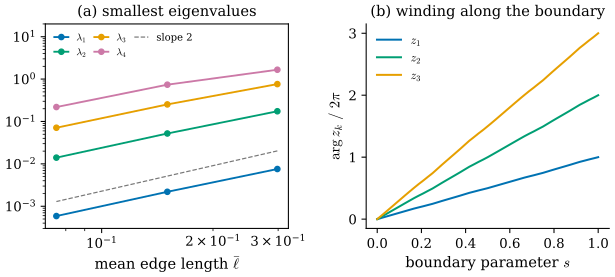

Python code for this plot:
"""Figure 43.5.2: the smallest eigenvalues of E_C z = lambda M z on the hemisphere and their eigenvectors
(Example 43.5.11, Exercise 43.5.4).

Meshes ch43.hemisphere(level), level = 2, 3, 4 (89, 337, 1313 vertices). ch43.pencil_eigs gives the eigenpairs of the
pencil on the M-orthogonal complement of the constants (dense, through K = EC + m m^T).
(a) lambda_1..lambda_4 against the mean edge length (log-log); the grey dashed line has slope 2.
(b) level 3: the unwrapped argument of z_k (k = 1, 2, 3, minus its M-mean) along the boundary loop, against the
    parameter s = (index along the loop) / (number of boundary vertices); slopes 1, 2, 3 mean that z_k(boundary)
    winds k times around the origin, as conj(sigma)^k does.
Self-check: winding numbers 1, 2, 3 at every level; lambda_1..3 decrease by a factor in (2.9, 4.5) per level
(lambda_4 by more than 2: at level 2 it is not yet resolved);
relative distance of z_k to the best fit of conj(sigma)^k + c at level 4 below 0.04.

Run from the project root:
``PYTHONPATH=tools python3 chapters/43-conformal-geometry/figures/fig-43-5-2-modes.py``
"""

import pathlib
import sys

import dgfig  # noqa: E402
import dgmesh as dm

sys.path.insert(0, str(pathlib.Path(__file__).resolve().parents[1] / "lib"))
import ch43  # noqa: E402

dgfig.setup()

import matplotlib.pyplot as plt  # noqa: E402
import numpy as np  # noqa: E402

col = dgfig.COLORS
data = {}
for level in (2, 3, 4):
    V, F = ch43.hemisphere(level)
    m = dm.mass_barycentric(V, F)
    lam, Z = ch43.pencil_eigs(ch43.conformal_energy_matrix(V, F), m, 4)
    loop = dm.boundary_loop(F)
    E = dm.edges(F)
    hbar = np.mean(np.linalg.norm(V[E[:, 0]] - V[E[:, 1]], axis=1))
    wind, fit, args = [], [], []
    for k in range(3):
        zb = Z[loop, k] - (m @ Z[:, k]) / m.sum()
        ang = np.unwrap(np.angle(np.r_[zb, zb[:1]]))
        wind.append(int(round((ang[-1] - ang[0]) / (2 * np.pi))))
        fit.append(ch43.best_fit(Z[:, k], ch43.stereo_conj(V) ** (k + 1), m)[1])
        args.append(ang - ang[0])
    data[level] = dict(lam=lam, hbar=hbar, wind=wind, fit=fit, args=args, nb=len(loop), n0=len(V))
    assert wind == [1, 2, 3]
for lv in (2, 3):
    ratio = data[lv]["lam"] / data[lv + 1]["lam"]
    assert np.all((ratio[:3] > 2.9) & (ratio[:3] < 4.5)) and np.all(ratio > 2), ratio
    print("ratio level", lv, np.round(ratio, 2))
assert max(data[4]["fit"]) < 0.04
for lv, d in data.items():
    print(lv, d["n0"], "hbar %.4f" % d["hbar"], "lambda", np.round(d["lam"], 6), "fit", np.round(d["fit"], 4))

fig, axes = plt.subplots(1, 2, figsize=(6.6, 3.0))
ax = axes[0]
hs = np.array([data[lv]["hbar"] for lv in (2, 3, 4)])
for k, c in zip(range(4), (col["tangent"], col["third"], col["accent"], col["covector"])):
    ax.loglog(hs, [data[lv]["lam"][k] for lv in (2, 3, 4)], "o-", color=c, lw=1.4, ms=4, label=r"$\lambda_%d$" % (k + 1))
ax.loglog(hs, 2.2 * data[4]["lam"][0] * (hs / hs[-1]) ** 2, "--", color=col["aux"], lw=0.9, label="slope 2")
ax.set_xlabel(r"mean edge length $\bar\ell$")
ax.legend(fontsize=7.5, frameon=False, loc="upper left", ncol=3, handlelength=1.4, columnspacing=0.8)
ax.set_ylim(3e-4, 20)
ax.set_title("(a) smallest eigenvalues", fontsize=11)
ax = axes[1]
d = data[3]
s = np.arange(d["nb"] + 1) / d["nb"]
for k, c in zip(range(3), (col["tangent"], col["third"], col["accent"])):
    ax.plot(s, d["args"][k] / (2 * np.pi), color=c, lw=1.5, label=r"$z_%d$" % (k + 1))
ax.set_xlabel(r"boundary parameter $s$")
ax.set_ylabel(r"$\arg z_k\ /\ 2\pi$")
ax.set_yticks([0, 1, 2, 3])
ax.legend(fontsize=9, frameon=False, loc="upper left")
ax.spines[["top", "right"]].set_visible(False)
ax.set_title("(b) winding along the boundary", fontsize=11)
fig.subplots_adjust(left=0.09, right=0.98, top=0.88, bottom=0.17, wspace=0.32)
dgfig.save(fig, __file__)
